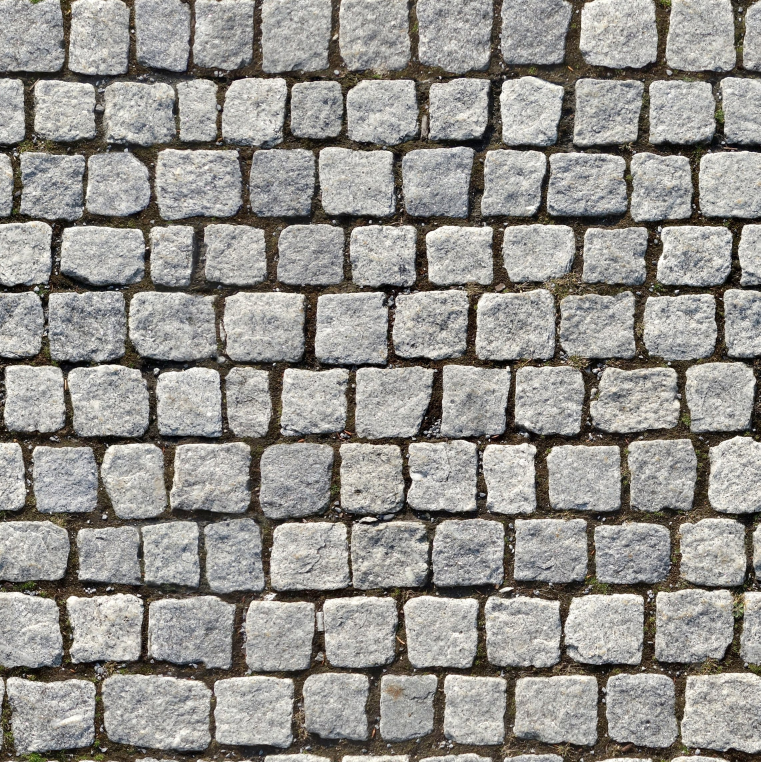
#> input picture hw3/1.jpg, 2282 x 2286 px (shown at 1/3 size)
$ python test.py
#> lines starting #> are read from the running program, lines starting #| are printed output that depends on the picture; after the words box and inside, x2 and y2 are one past the last pixel; in counts of white or black regions, pixels touching at a corner belong together
import cv2
import numpy as np
from matplotlib import pyplot as plt
from scipy import ndimage
from skimage import measure, color, io

### Obtain Binary Image

img = cv2.imread("1.jpg")
#> img is the input picture: shape (2286, 2282, 3); mean B, G, R 141.7, 146.5, 148.9
img = cv2.resize(img,(700,500))
#> img: shape (500, 700, 3)
plt.imshow(cv2.cvtColor(img, cv2.COLOR_BGR2RGB))
# Extract red channels -> it shows the contrast of stone from background
stone=img[:,:,2]

# Threshold image to binary using OTSU. Enforce inversion to set objects as 1 and background as 0.
ret1, thresh = cv2.threshold(stone, 0, 255, cv2.THRESH_BINARY_INV+cv2.THRESH_OTSU)
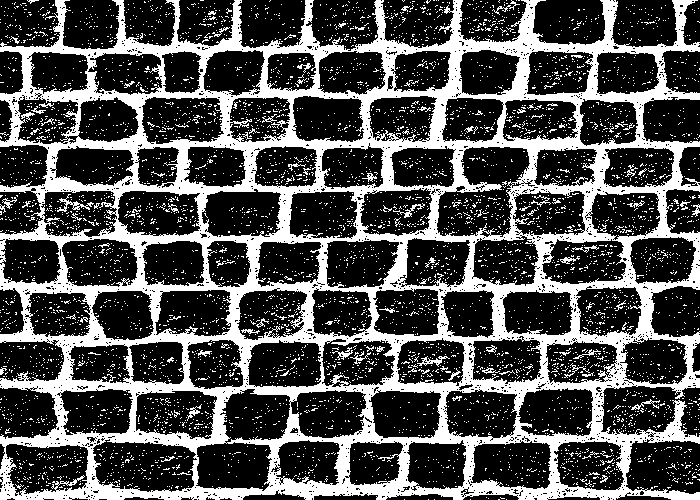
#> thresh: shape (500, 700); 31% white; 5742 white regions (5654 under 20 px), largest, box (x1, y1, x2, y2) and area: (0, 0, 700, 500) 93182, (57, 194, 94, 212) 168, (417, 356, 450, 367) 122
#> ret1 = 126

# Morphological operations to remove noise - opening
kernel = np.ones((3,3),np.uint8)
opening = cv2.morphologyEx(thresh,cv2.MORPH_OPEN,kernel, iterations = 2)
#> opening: shape (500, 700); 19.4% white; 259 white regions (2 under 20 px), largest, box (x1, y1, x2, y2) and area: (359, 31, 462, 191) 3335, (115, 386, 232, 452) 1910, (314, 436, 410, 497) 1793

### Watershed Segmentation

# sure background
sure_bg = cv2.dilate(opening, kernel,iterations=3)
#> sure_bg: shape (500, 700); 38.6% white; 34 white regions, largest, box (x1, y1, x2, y2) and area: (0, 0, 700, 500) 99519, (0, 0, 251, 205) 11708, (344, 371, 460, 422) 2417

# sure foreground
dist_transform = cv2.distanceTransform(opening,cv2.DIST_L2,3)
ret2, sure_fg = cv2.threshold(dist_transform,0.15*dist_transform.max(),255,0)
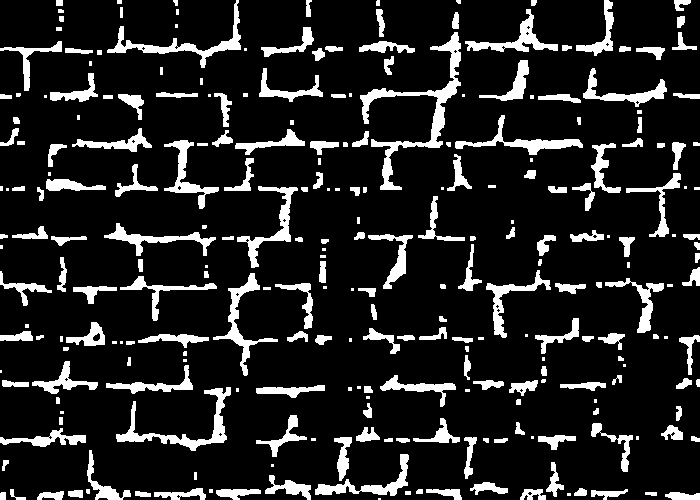
#> sure_fg: shape (500, 700) float32; 13.6% white; 265 white regions (62 under 20 px), largest, box (x1, y1, x2, y2) and area: (360, 32, 461, 190) 2514, (116, 387, 231, 451) 1426, (107, 0, 241, 68) 1302
#> ret2 = 1.21

# Unknown region
sure_fg = np.uint8(sure_fg)  #Convert to uint8 from float
unknown = cv2.subtract(sure_bg,sure_fg)
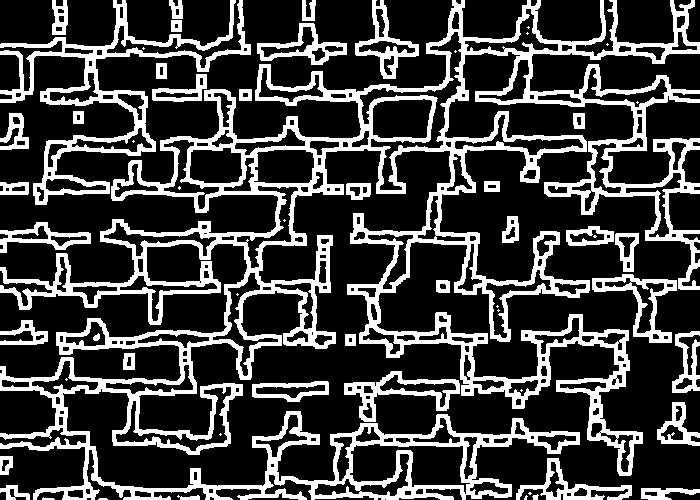
#> unknown: shape (500, 700); 25% white; 57 white regions (19 under 20 px), largest, box (x1, y1, x2, y2) and area: (0, 0, 700, 500) 63442, (0, 0, 251, 205) 7471, (344, 371, 460, 422) 1607

# markers
cnt = sorted(cv2.findContours(unknown, cv2.RETR_LIST, cv2.CHAIN_APPROX_SIMPLE)[-2], key=cv2.contourArea)[-1]
#> cnt = contour of 3593 points, box (x1, y1, x2, y2) (0, 0, 700, 500), area 97108
ret3, markers = cv2.connectedComponents(sure_fg)
#> markers: shape (500, 700) int32; 266 distinct labels, from 0 to 265
#> ret3 = 266
markers = markers+10
#> markers: shape (500, 700) int32; 266 distinct labels, from 10 to 275
markers[unknown==255] = 0
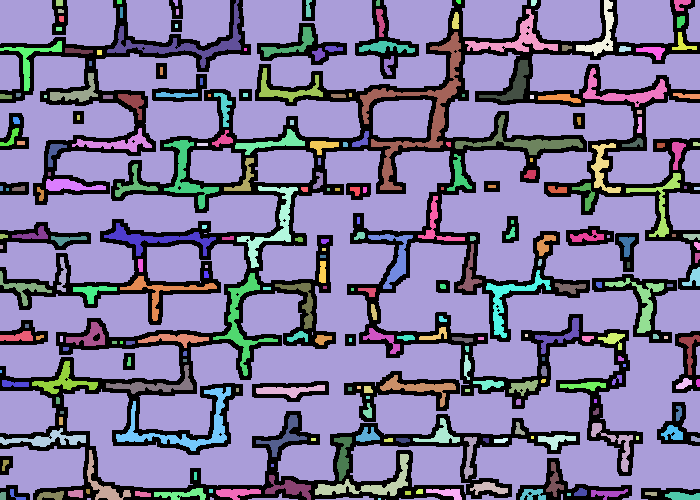
#> markers: shape (500, 700) int32; 267 distinct labels, from 0 to 275; one colour per label, 0 black

# watershed
markers = cv2.watershed(img,markers)
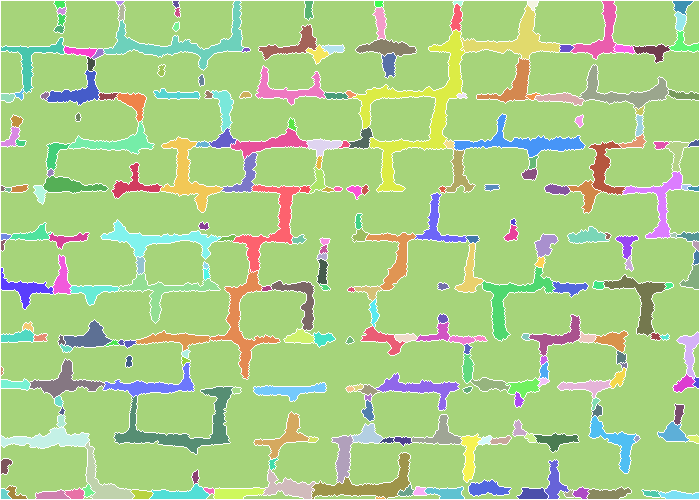
#> markers: shape (500, 700) int32; 267 distinct labels, from -1 to 275; one colour per label, 0 black, -1 white

# segment stone
img[markers == -1] = [0,255,255]
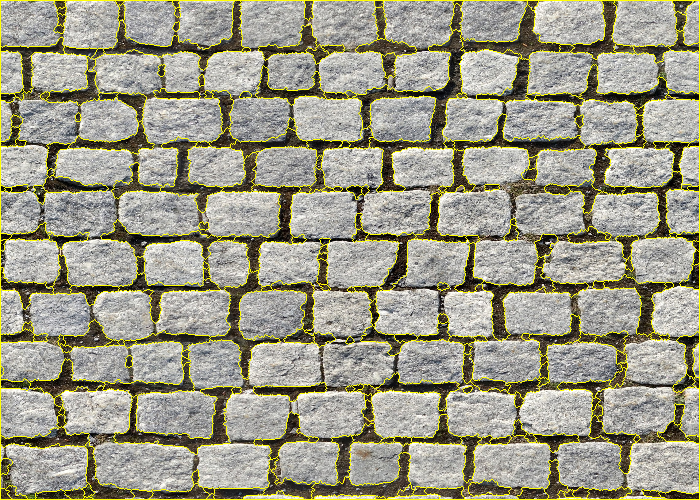
#> img: shape (500, 700, 3); mean B, G, R 134.3, 154.1, 156.2
img2 = color.label2rgb(markers, bg_label=0)
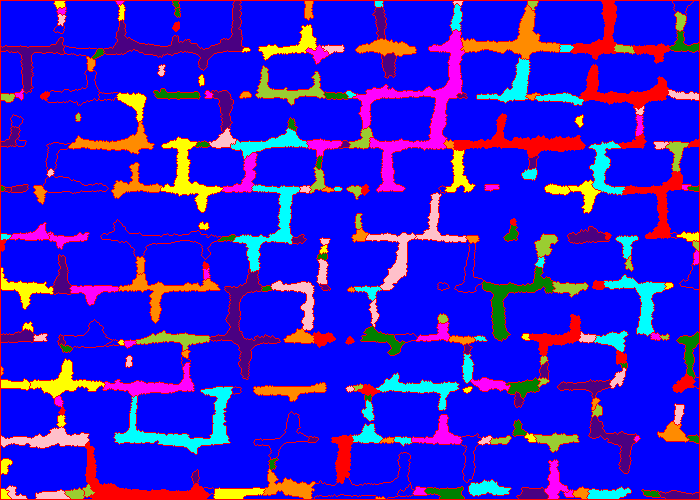
#> img2: shape (500, 700, 3) float64; mean R, G, B 0.178, 0.0892, 0.839

# show results
plt.figure()
plt.imshow(img)
plt.axis('off')
plt.title('Stone road Segmentation')
plt.figure()
plt.imshow(img2)
plt.axis('off')
plt.title('Colored segmentation')
plt.show()

$ run again, with hw3/4.jpg copied over hw3/1.jpg
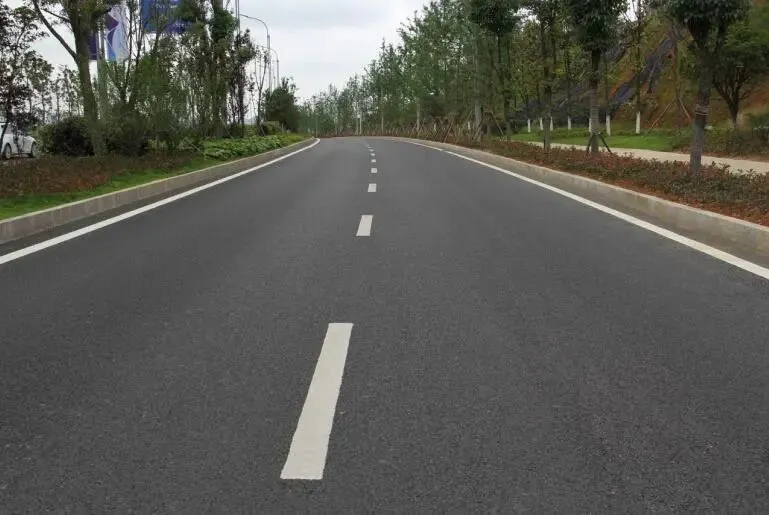
#> input picture hw3/4.jpg, 769 x 515 px
#> img is the input picture: shape (515, 769, 3); mean B, G, R 84.2, 90.6, 90.6
#> `ret1, thresh = cv2.threshold(stone, 0, 255, cv2.THRESH_BINARY_INV+cv2...`:
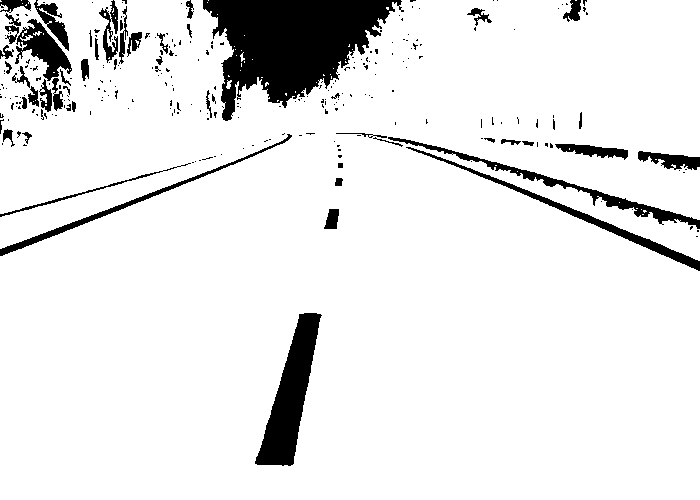
#> thresh: shape (500, 700); 91% white; 283 black regions (230 under 20 px), largest, box (x1, y1, x2, y2) and area: (203, 0, 404, 121) 13181, (255, 313, 322, 466) 4431, (388, 137, 700, 229) 2007
#> ret1 = 140
#> opening: shape (500, 700); 89.8% white; 110 black regions (77 under 20 px), largest, box (x1, y1, x2, y2) and area: (203, 0, 404, 121) 14085, (0, 0, 76, 120) 5224, (255, 313, 322, 466) 4435
#> sure_bg: shape (500, 700); 94.2% white; 40 black regions (24 under 20 px), largest, box (x1, y1, x2, y2) and area: (206, 0, 398, 117) 12357, (259, 316, 317, 463) 3161, (0, 7, 72, 109) 2725
#> ret2 = 41.06
#> unknown: shape (500, 700); 47.3% white; 2 white regions, box (x1, y1, x2, y2) and area: (0, 0, 700, 313) 144300, (213, 271, 364, 500) 21231
#> cnt = contour of 1359 points, box (x1, y1, x2, y2) (0, 0, 700, 313), area 144134
#> ret3 = 3
#> `img2 = color.label2rgb(markers, bg_label=0)`:
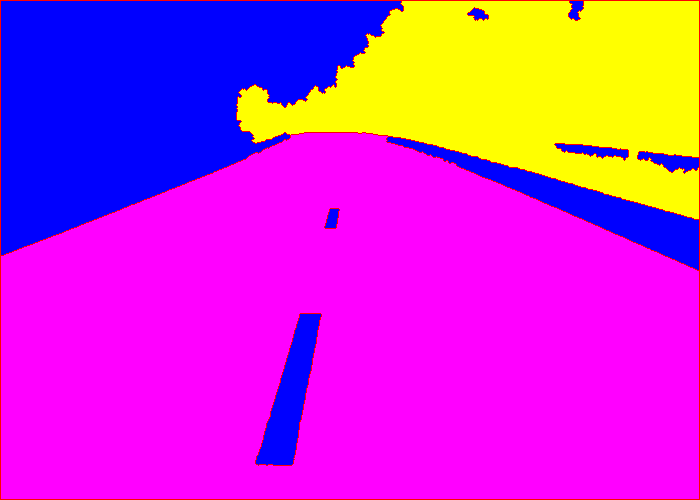
#> img2: shape (500, 700, 3) float64; mean R, G, B 0.784, 0.173, 0.814

$ run again, with hw3/5.jpg copied over hw3/1.jpg
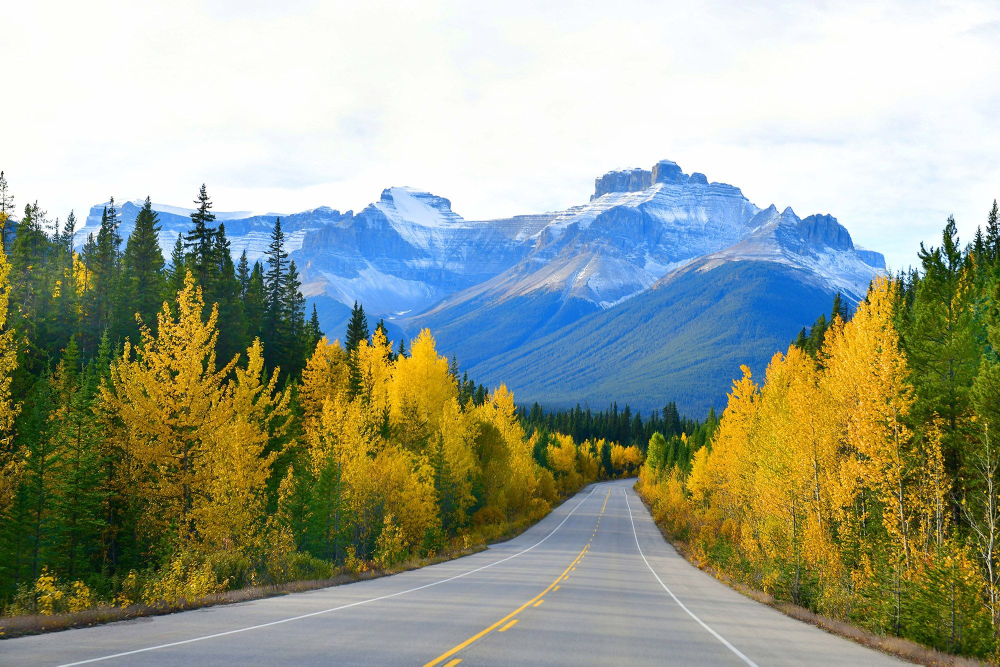
#> input picture hw3/5.jpg, 2000 x 1333 px (shown at 1/2 size)
#> img is the input picture: shape (1333, 2000, 3); mean B, G, R 142.5, 161.4, 154.7
#> `ret1, thresh = cv2.threshold(stone, 0, 255, cv2.THRESH_BINARY_INV+cv2...`:
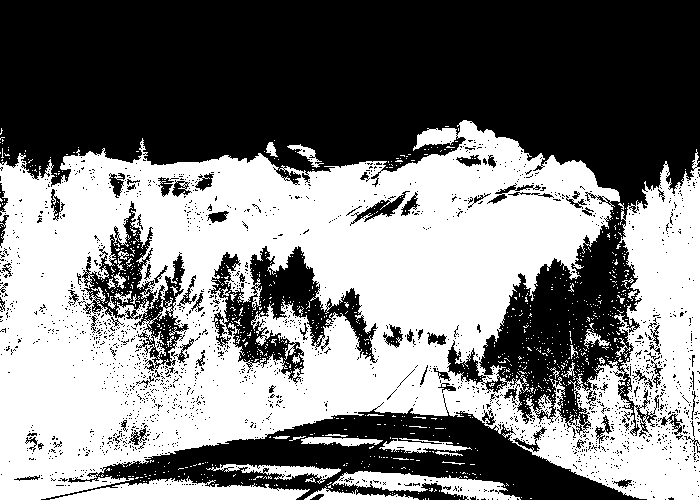
#> thresh: shape (500, 700); 49.3% white; 1011 white regions (970 under 20 px), largest, box (x1, y1, x2, y2) and area: (0, 120, 700, 500) 159980, (50, 476, 310, 500) 3388, (332, 471, 521, 500) 2433
#> ret1 = 153
#> opening: shape (500, 700); 40.8% white; 71 white regions (2 under 20 px), largest, box (x1, y1, x2, y2) and area: (0, 121, 620, 500) 113033, (624, 173, 700, 410) 11271, (537, 414, 700, 500) 6980
#> sure_bg: shape (500, 700); 51% white; 41 black regions (17 under 20 px), largest, box (x1, y1, x2, y2) and area: (0, 0, 700, 458) 132721, (84, 408, 631, 500) 20192, (212, 252, 373, 381) 8375
#> ret2 = 8.03
#> unknown: shape (500, 700); 35.5% white; 13 white regions, largest, box (x1, y1, x2, y2) and area: (0, 118, 700, 500) 104015, (621, 170, 700, 443) 12292, (318, 468, 427, 500) 2423
#> cnt = contour of 1581 points, box (x1, y1, x2, y2) (0, 118, 700, 500), area 161004
#> ret3 = 47
#> `img2 = color.label2rgb(markers, bg_label=0)`:
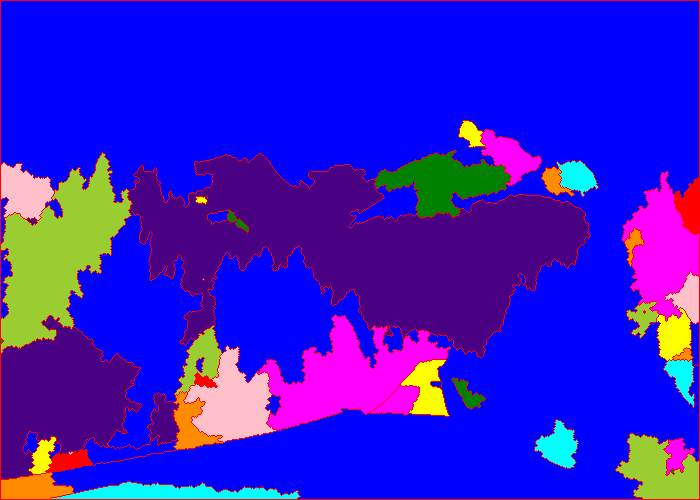
#> img2: shape (500, 700, 3) float64; mean R, G, B 0.207, 0.0956, 0.802
